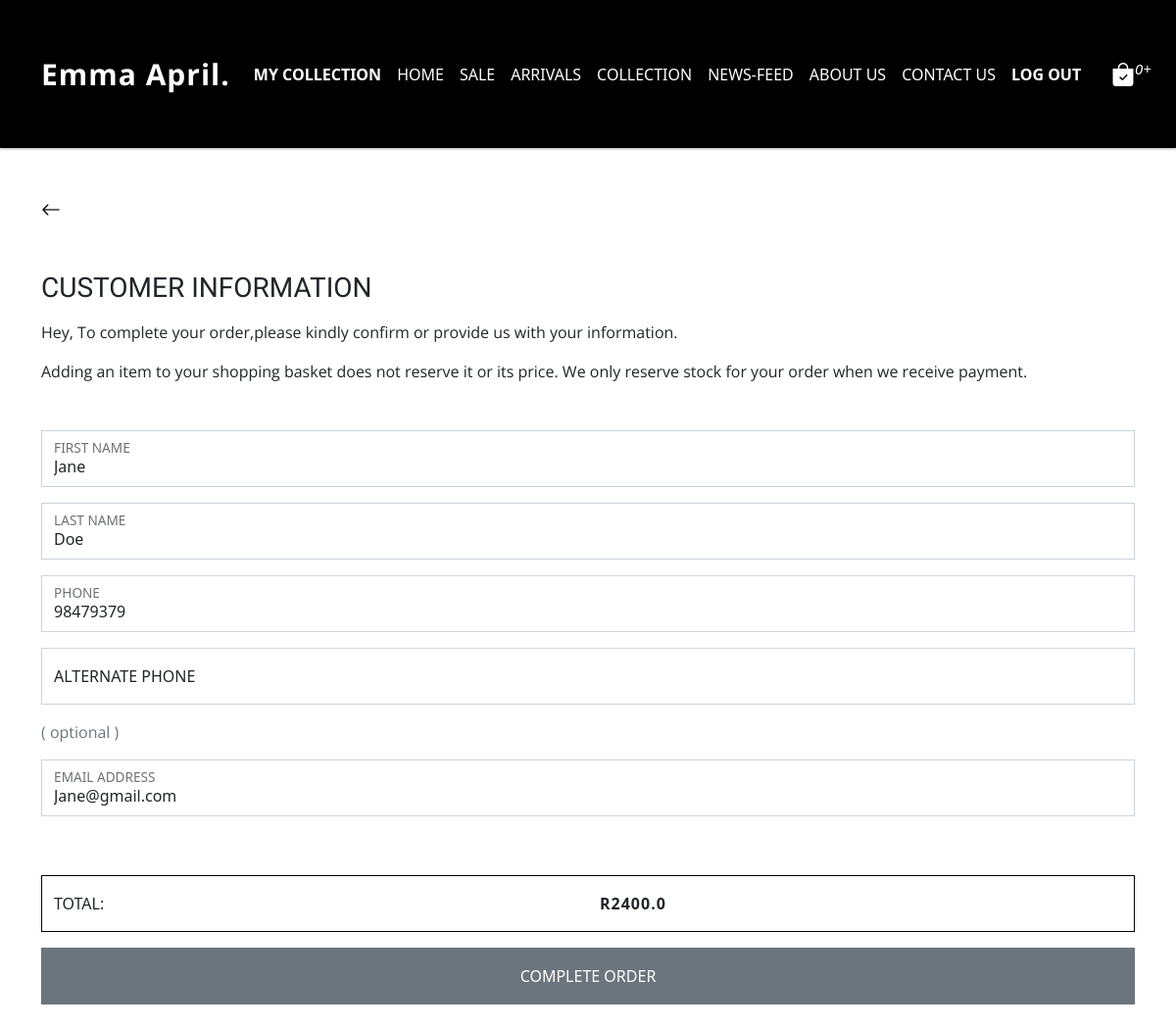
Page /payment/1 (signed in) on the committed database.
### client/models.py (models this page shows, shortened)
class CustomerModel(models.Model):
    user = models.OneToOneField(User,null=True, on_delete=models.CASCADE,unique=True)
    first_name = models.CharField(max_length=200,null=True,blank=True)
    last_name = models.CharField(max_length=200,null=True,blank=True)
    email = models.CharField(max_length=200,null=True,blank=True)
    phone = models.IntegerField(null=True,blank=True)
    formComplete = models.CharField(max_length=100,null=True,blank=True,default = 'No')
    date_created = models.DateTimeField(auto_now_add=True, null=True)

class DeliveryOption(models.Model):
    CustomerId = models.ForeignKey(CustomerModel, blank=True, null=True,on_delete=models.CASCADE,related_name="customer_order",default=None)
    UserItems = models.ManyToManyField(CartItems,related_name="user_cart",blank=True,default=None)
    Option_Picked = models.CharField(max_length=100,null=True,blank=True)
    GrandTotal = models.FloatField(null=True,blank=True)
    AmountDue = models.FloatField(null=True,blank=True)
    Name = models.CharField(max_length=300,null=True,blank=True)
    LastName = models.CharField(max_length=300,null=True,blank=True)
    Contact = models.CharField(max_length=300,null=True,blank=True)
    AltContact = models.CharField(max_length=300,null=True,blank=True)
    Email = models.CharField(max_length=300,null=True,blank=True)
    ComplexDetails = models.CharField(max_length=300,null=True,blank=True)
    Street = models.CharField(max_length=300,null=True,blank=True)
    Suburb = models.CharField(max_length=300,null=True,blank=True)
    City = models.CharField(max_length=300,null=True,blank=True)
    Province = models.CharField(max_length=300,null=True,blank=True)
    PostalCode = models.CharField(max_length=300,null=True,blank=True)
    object_Name = models.CharField(max_length=300,null=True,blank=True)
    customer_ref = models.CharField(max_length=100,null=True,blank=True,unique=True)
    paxiPackageId = models.CharField(max_length=100,null=True,blank=True)
    deliveryFee = models.FloatField(null=True,blank=True)
    addressLine1 = models.CharField(max_length=300,null=True,blank=True)
    addressLine2 = models.CharField(max_length=300,null=True,blank=True)
    addressLine3 = models.CharField(max_length=300,null=True,blank=True)
    addressLine4 = models.CharField(max_length=300,null=True,blank=True)
    addressLine5 = models.CharField(max_length=300,null=True,blank=True)
    addressLine6 = models.CharField(max_length=300,null=True,blank=True)
    addressLine7 = models.CharField(max_length=300,null=True,blank=True)
    order_date = models.DateField(auto_now_add=True, null=True)
    date_created = models.DateTimeField(auto_now_add=True, null=True)

### client/views.py (the view, shortened to what this page needs)
# urls.py: path('payment/<int:item_id>',views.Payment,name='payment'),
def Payment(request,item_id):
    CustomerCart = DeliveryOption.objects.get(id =item_id)
    current_user = request.user
    customerInstance = CustomerModel.objects.get(user = current_user)
    cartCount = CartItems.objects.filter( Q(satus = "cart") & Q(CustomerId = customerInstance)).count()
    context = {
        "CustomerCart" : CustomerCart,
        "customerInstance" : customerInstance,
        "cartCount" : cartCount
    }
    return render(request,'client/payment.html',context)

### client/templates/client/payment.html (shortened to what this page needs)
{% extends 'client/base.html' %} {% load static %} {% block content %}
{% include 'partials/navbar.html'%}
<main class="container mt-5">
  <a role="button" onclick="history.back()" style="color: black">
    <i class="bi bi-arrow-left" style="font-size: 20px"></i>
  </a>
  <h3 class="heading_style mb-3 mt-5">CUSTOMER INFORMATION</h3>
  <p>
    Hey, To complete your order,please kindly confirm or provide us with your
    information.
  </p>
  <p>
    Adding an item to your shopping basket does not reserve it or its price. We
    only reserve stock for your order when we receive payment.
  </p>
  <form action="" method="POST" autocomplete="off" class="mt-5">
    <div class="form-floating mb-3">
      <input
        type="text"
        class="form-control rounded-0"
        id="floatingInput"
        placeholder="FIRST NAME"
        name="FirstName"
        value="{{customerInstance.first_name}}"
      />
      <label class="pb-5 mb-3" for="floatingInput">FIRST NAME</label>
    </div>
    <div class="form-floating mb-3">
      <input
        type="text"
        class="form-control rounded-0"
        id="floatingInput"
        placeholder="LAST NAME"
        name="LastName"
        value="{{customerInstance.last_name}}"
      />
      <label for="floatingInput">LAST NAME</label>
    </div>
    <div class="form-floating mb-3">
      <input
        type="number"
        class="form-control rounded-0"
        id="floatingInput"
        placeholder="PHONE"
        name="Phone"
        value="{{customerInstance.phone}}"
      />
      <label for="floatingInput">PHONE</label>
    </div>
    <div class="form-floating mb-3">
      <input
        type="number"
        class="form-control rounded-0"
        id="floatingInput"
        placeholder="PHONE"
        name="altPhone"
      />
      <label for="floatingInput">ALTERNATE PHONE</label>
      <p class="text-secondary mt-3">( optional )</p>
    </div>
    <div class="form-floating mb-3">
      <input
        type="email"
        class="form-control rounded-0"
        id="floatingInput"
        placeholder="name@example.com"
        name="Email"
        value="{{customerInstance.email}}"
      />
      <label for="floatingInput">EMAIL ADDRESS</label>
    </div>
    <div class="container fixed-bottom bg-white" hx-boost="true">
      <div
        class="row mb-3 border mx-0 py-3"
        style="border-color: black !important"
      >
        <div class="col">TOTAL:</div>
        <div class="col fw-bold" style="letter-spacing: 1px">
          R{{CustomerCart.AmountDue}}
        </div>
      </div>
      <button
        type="submit"
        class="btn btn-secondary py-3 mb-4 rounded-0"
        style="width: 100%"
        name="CompleteApplication"
      >
        COMPLETE ORDER
      </button>
    </div>
  </form>
</main>
<div style="height: 200px; width: 100%"></div>
{% endblock %}

### static/CSS/main.css (style rules this page uses)
:root { --primary-color: darkblue; }
p { font-family: "Open Sans", sans-serif; }

### static/CSS/index.css (style rules this page uses)
.heading_style { font-family: "Tenor Sans", sans-serif; }

### static/CSS/saleCollection.css (style rules this page uses)
.heading_style { font-family: "Tenor Sans", sans-serif; }

### rows in the picture
CustomerModel: FirstName "Jane", LastName "Doe", Phone "98479379", Email "Jane@gmail.com"
DeliveryOption: AmountDue "2400.0"

### other values in the picture
{{ cartCount }} "0"
